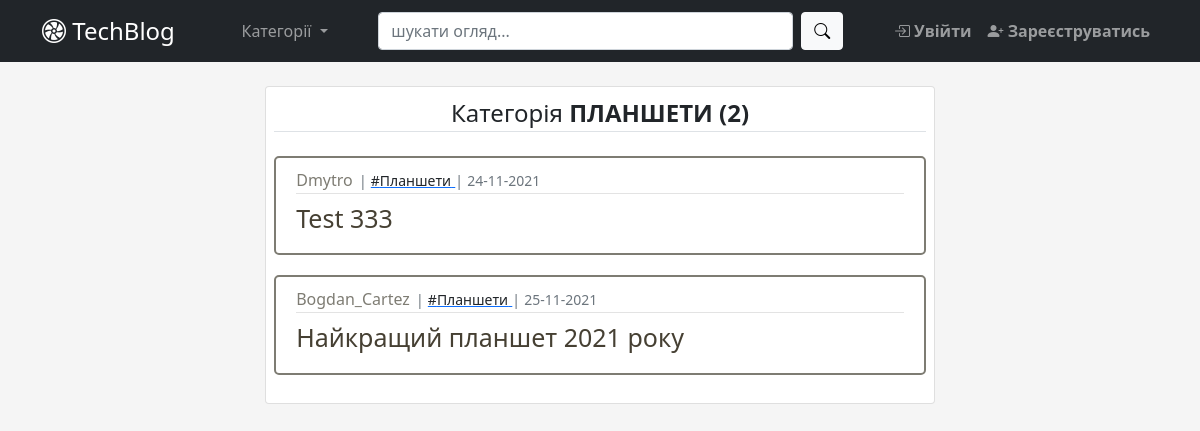
/category/3, run on an earlier commit of the app's database.
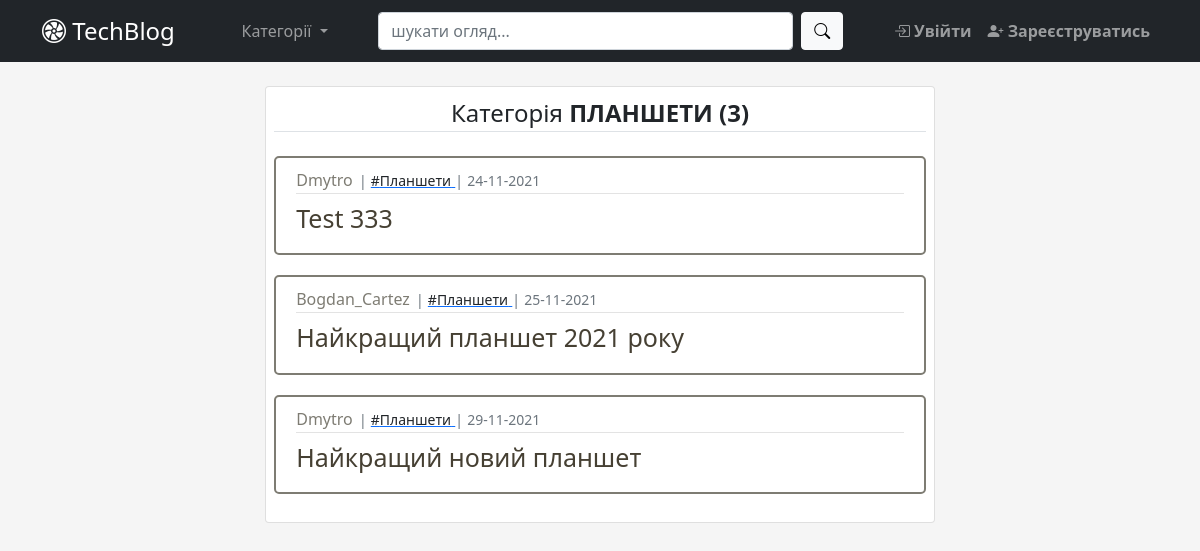
And on a later commit of the database.
### app/blog/models.py (models this page shows, shortened)
class Post(db.Model):  # type: ignore
    __searchable__ = ['title']
    id = db.Column(db.Integer, primary_key=True)  # type: ignore
    category_id = db.Column(db.Integer, db.ForeignKey('category.id'),
                            nullable=False)  # type: ignore
    user_id = db.Column(db.Integer(), db.ForeignKey('user.id'))  # type: ignore
    title = db.Column(db.String(100), nullable=False)  # type: ignore
    content = db.Column(db.Text)  # type: ignore
    created_at = db.Column(db.DateTime, default=datetime.now)  # type: ignore
    comments = db.relationship('Comment', backref='post_br', lazy=True)
    likes = db.relationship('Like', backref='post_br', lazy=True)
    def total_posts_by_category(self, category_id):
        return Post.query.filter(Post.category_id == category_id).count()

class Category(db.Model):  # type: ignore
    id = db.Column(db.Integer, primary_key=True)  # type: ignore
    name = db.Column(db.String(25), unique=True, nullable=False)
    category = db.relationship('Post', backref='category_br', lazy=True)

### app/user/models.py (models this page shows, shortened)
class User(db.Model, UserMixin):  # type: ignore
    id = db.Column(db.Integer, primary_key=True)  # type: ignore
    username = db.Column(db.String(30), unique=True, nullable=False)
    email = db.Column(db.String(50), unique=True, nullable=False)
    password = db.Column(db.String(30), nullable=False)
    picture = db.Column(db.String(20), nullable=False,
                        server_default='default.jpg')  # type: ignore
    comment = db.relationship('Comment', backref='user_br', lazy=True)
    like = db.relationship('Like', backref='user_br', lazy=True)
    posts = db.relationship('Post', backref='user_br', lazy=True)

### app/blog/views.py (the view)
@blog_bp.route('/category/<int:category_id>')
def posts_by_category(category_id):
    category = Category.query.get_or_404(category_id)
    posts = Post.query.filter_by(category_id=category_id)
    return render_template('posts_by_category.html', posts=posts,
                           category=category)

### app/blog/templates/blog/posts_by_category.html
{% extends "base.html" %}
{% block main %}
  {% from "_render_field.html" import render_field_lr %}
  <div class="card p-2" style="margin:auto;width:60%">
    <div align="center">
      <legend class="border-bottom mb-4">Категорія
        <b class="text-uppercase">{{category.name}}
          {% if posts.first() %}
            ({{posts.first().total_posts_by_category(category.id)}})
          {% endif %}
        </b>
      </legend>
    </div>
      {% if posts.first() %}
        {% include "posts_list.html" %}
      {% else %}
        <div class="alert alert-info" role="alert" align="center">
          Публікацій за цією категорією не знайдено
        </div>
      {% endif %}
  </div>
{% endblock main %}

### app/templates/_render_field.html (shortened to what this page needs)
{% macro render_post_item(post) %}
    <article class="media article-section">
    <div class="media-body">
      <div class="article-metadata">
        <a class="author-name" href="{{url_for('blog_bp_in.user_posts', user_id=post.user_br.id)}}">
          {{ post.user_br.username }}
        </a><small class="text-muted">|</small>
        <a href="{{url_for('blog_bp_in.posts_by_category', category_id=post.category_br.id)}}">
          <small class="link-dark">#{{ post.category_br.name }}</small>
        </a><small class="text-muted">|</small>
        <small class="text-muted">
          {{ post.created_at.strftime('%d-%m-%Y')  }}
        </small>
      </div>
      <h2><a class="article-title" href="{{url_for('blog_bp_in.post_view', post_id=post.id)}}"> {{ post.title }} </a></h2>
    </div>
  </article>
{% endmacro %}

What changed in the data, as far as the page shows it:
shown differently, row unchanged: Category "ПЛАНШЕТИ": first (not shown) → "3"
added Post: user_br.username "Dmytro", category_br.name "Планшети", created_at "29-11-2021", title "Найкращий новий планшет"
Also different on the page:
{{ posts.first().total_posts_by_category(category.id) }}: "2" → (not shown)
